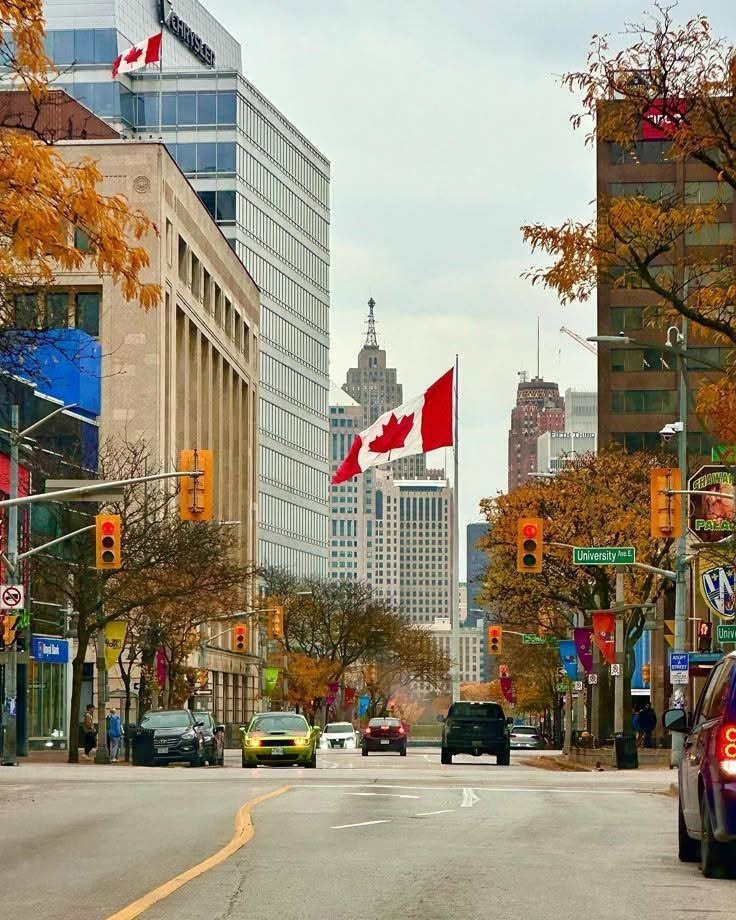
#> input picture images/Street1.jpg, 736 x 920 px
$ python -i filters.py   (imports and definitions only)
#> lines starting #> are read from the running program, lines starting #| are printed output that depends on the picture; after the words box and inside, x2 and y2 are one past the last pixel; in counts of white or black regions, pixels touching at a corner belong together
#> further down, picture is the input picture: shape (920, 736, 3); mean B, G, R 118.8, 139, 148.6
"""
filters.py
-----------
Image filtering operations for VisionPro Studio.
Includes blur, sharpen, emboss, artistic effects,
vignette, HDR, cartoon, and color quantization.
"""

import cv2
import numpy as np


class ImageFilters:

    # =========================================================
    # Blur Filters
    # =========================================================

    # [214 lines left out: functions gaussian_blur, median_blur, bilateral_filter, box_blur, sharpen, unsharp_mask and 6 more, not called in this run]

    # =========================================================
    # Cartoon Effect
    # =========================================================

    @staticmethod
    def cartoon(image, num_downsamples=2, num_bilateral=7):
        """
        Apply cartoon effect.

        Uses bilateral filtering for smoothing and
        adaptive thresholding for edges.
        """
#> called with num_downsamples = 2, num_bilateral = 7

        # Downsample for speed
        color = image.copy()

        for _ in range(num_downsamples):
            color = cv2.pyrDown(color)
#> this loop made 2 passes
#> pass 1, in cartoon, `color = cv2.pyrDown(color)`:
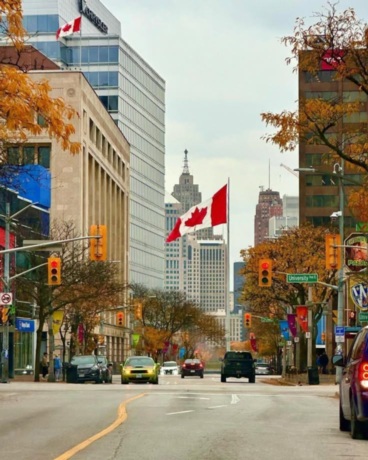
#> color: shape (460, 368, 3); mean B, G, R 118.9, 139, 148.7
#> pass 2, in cartoon, `color = cv2.pyrDown(color)`:
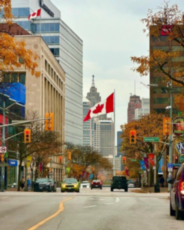
#> color: shape (230, 184, 3); mean B, G, R 119, 139.1, 148.7

        # Apply bilateral filter multiple times
        for _ in range(num_bilateral):
            color = cv2.bilateralFilter(
                color, d=9,
                sigmaColor=9,
                sigmaSpace=7
            )

        # Upsample back
        for _ in range(num_downsamples):
            color = cv2.pyrUp(color)
#> this loop made 2 passes
#> pass 1, in cartoon, `color = cv2.pyrUp(color)`:
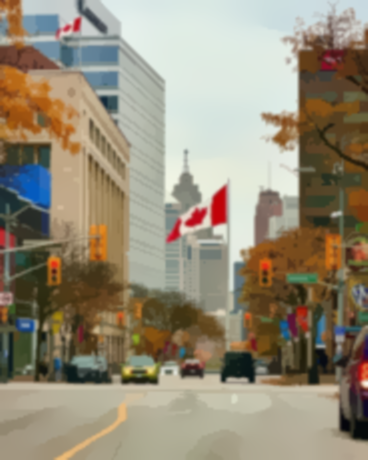
#> color: shape (460, 368, 3); mean B, G, R 119, 139.1, 148.7

        # Ensure same size as original
        color = cv2.resize(
            color,
            (image.shape[1], image.shape[0])
        )

        # Convert to grayscale and get edges
        gray = cv2.cvtColor(image, cv2.COLOR_BGR2GRAY)
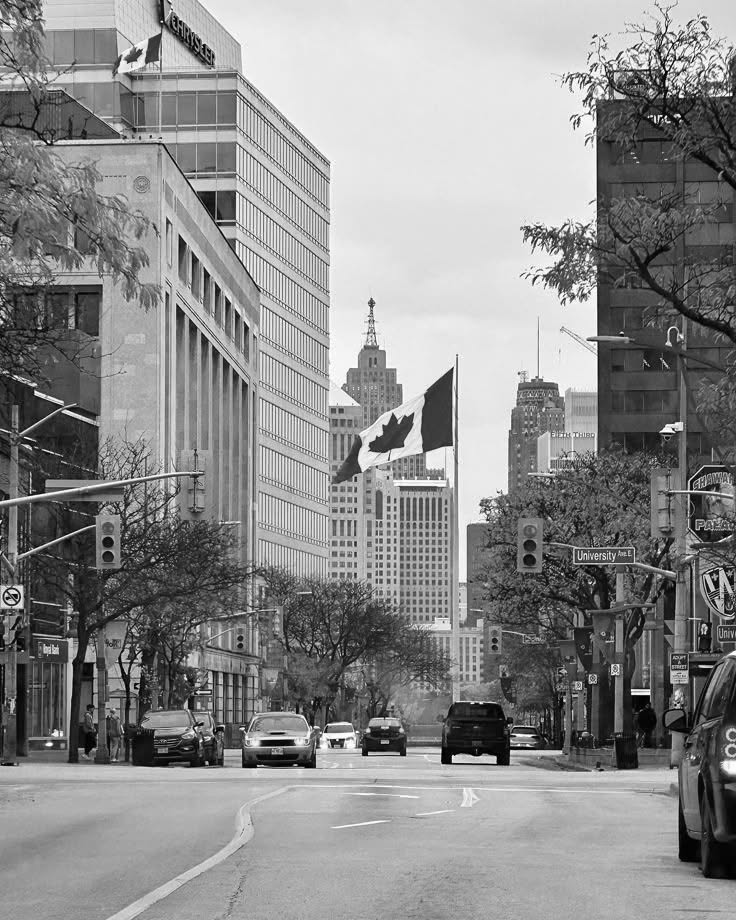
#> gray: shape (920, 736); min 0, max 255, mean 139.6

        gray = cv2.medianBlur(gray, 7)
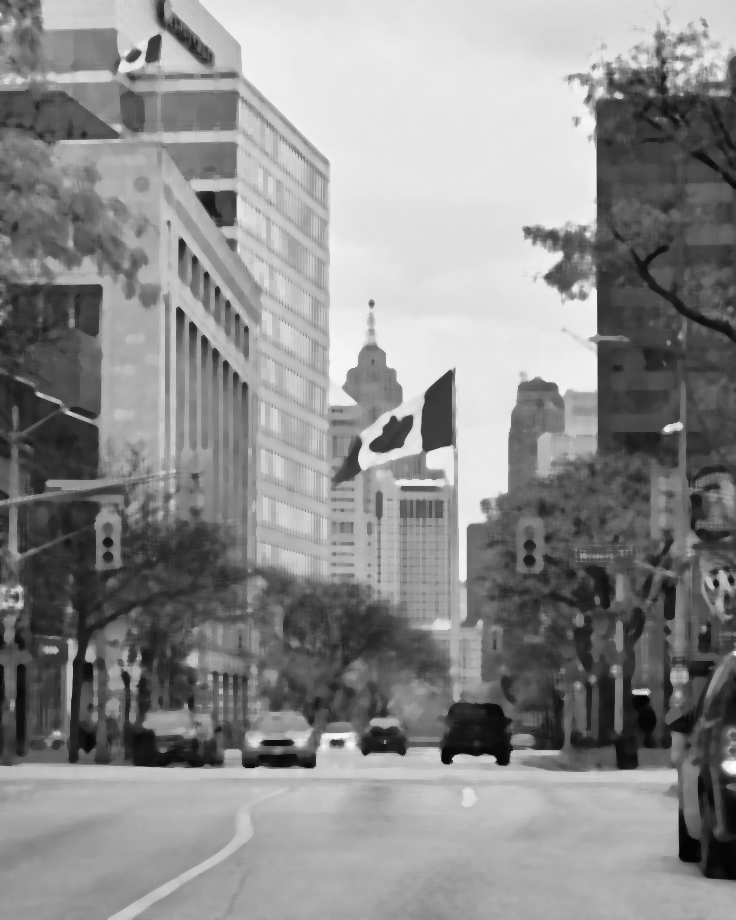
#> gray: shape (920, 736); min 3, max 252, mean 139.8

        edges = cv2.adaptiveThreshold(
            gray, 255,
            cv2.ADAPTIVE_THRESH_MEAN_C,
            cv2.THRESH_BINARY,
            blockSize=9,
            C=2
        )
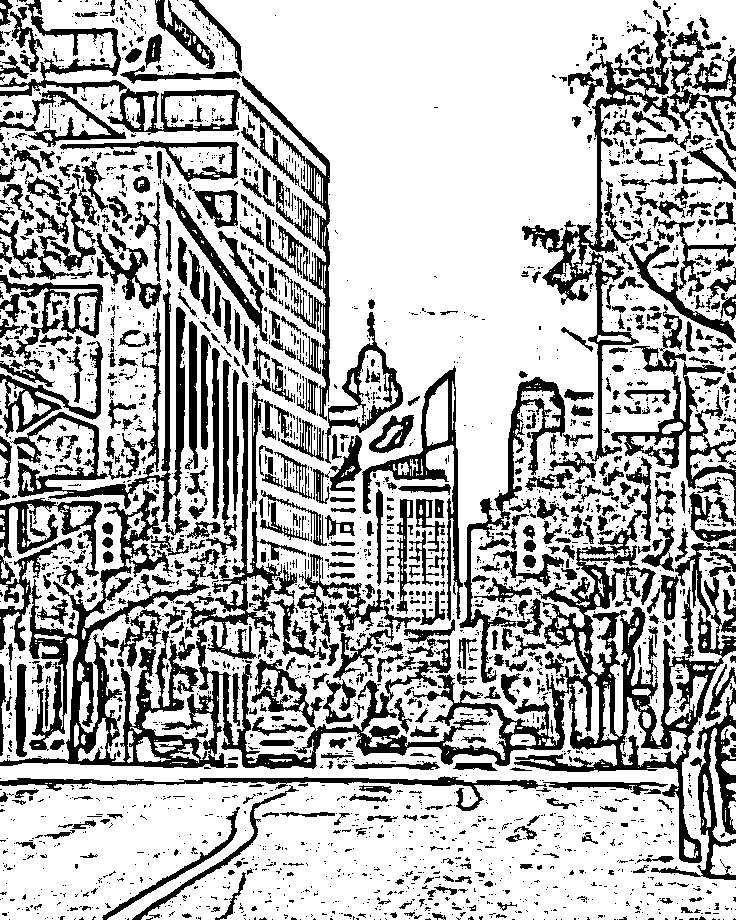
#> edges: shape (920, 736); 70.9% white; 2823 black regions (2165 under 20 px), largest, box (x1, y1, x2, y2) and area: (0, 488, 736, 863) 45374, (522, 20, 736, 462) 9495, (0, 0, 330, 421) 8516

        # Combine color and edges
        edges_colored = cv2.cvtColor(edges, cv2.COLOR_GRAY2BGR)

        cartoon = cv2.bitwise_and(color, edges_colored)
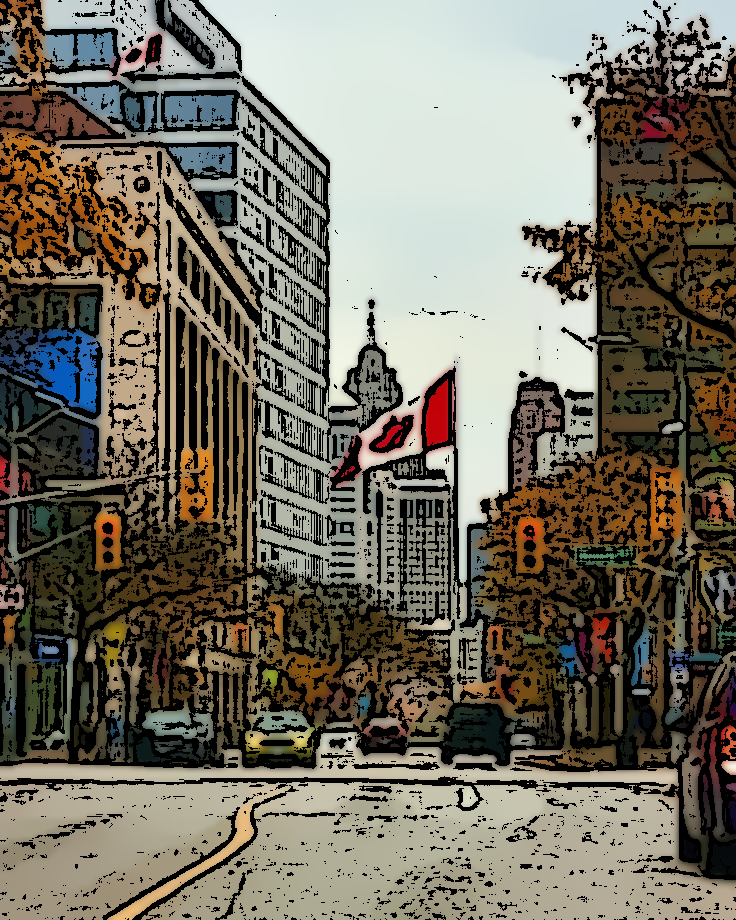
#> cartoon: shape (920, 736, 3); mean B, G, R 95.1, 108.8, 113.8

        return cartoon

    # =========================================================
    # Oil Painting Effect
    # =========================================================

    # [104 lines left out: functions oil_painting, color_quantize, warm_tone, cool_tone, not called in this run]

>>> import cv2
>>> picture = cv2.imread('../images/Street1.jpg')
>>> result = ImageFilters().cartoon(picture)

$ run again, on images/apple.jpg
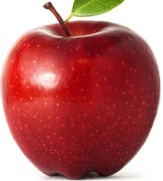
#> input picture images/apple.jpg, 163 x 181 px
#> picture is the input picture: shape (181, 163, 3); mean B, G, R 101.6, 102.7, 181
#> in cartoon, `edges = cv2.adaptiveThreshold( gray, 255, cv2.ADAPTIVE_THRESH_MEAN_C, ..`:
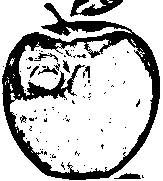
#> edges: shape (181, 163); 76.2% white; 92 black regions (82 under 20 px), largest, box (x1, y1, x2, y2) and area: (2, 3, 160, 180) 5869, (70, 0, 123, 17) 465, (114, 173, 141, 179) 103
#> in cartoon, `cartoon = cv2.bitwise_and(color, edges_colored)`:
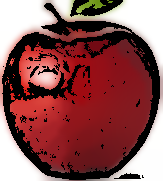
#> cartoon: shape (181, 163, 3); mean B, G, R 85.1, 84.6, 141.2
